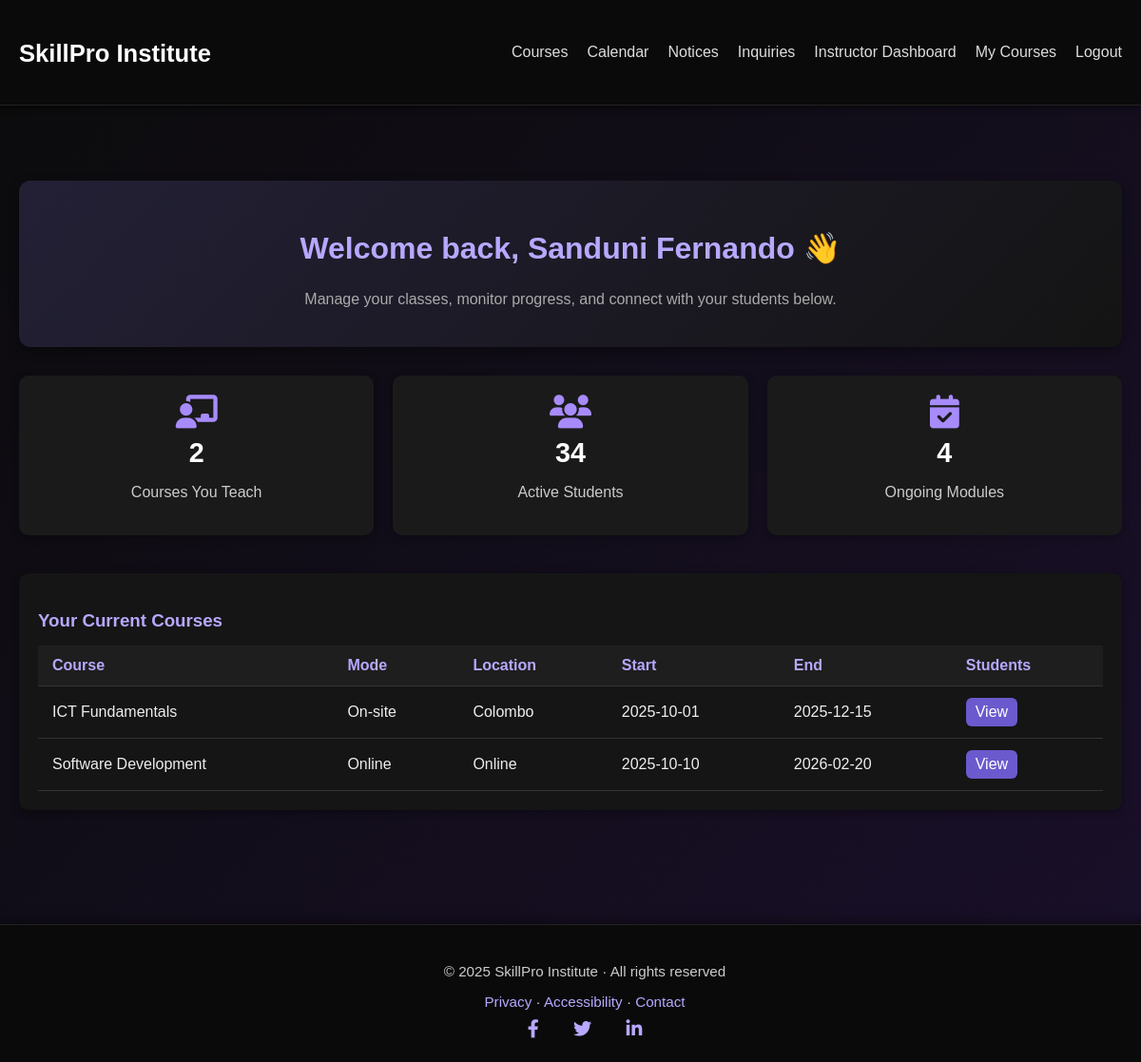
Page /instructor/dashboard.php (signed in) on the committed database.
### tables this page shows
CREATE TABLE course_offerings (
  id INT AUTO_INCREMENT PRIMARY KEY,
  course_id INT,
  instructor_id INT,
  mode ENUM('Online','On-site'),
  location VARCHAR(120),
  start_date DATE,
  end_date DATE,
  FOREIGN KEY (course_id) REFERENCES courses(id) ON DELETE CASCADE,
  FOREIGN KEY (instructor_id) REFERENCES users(id) ON DELETE SET NULL
);

CREATE TABLE courses (
  id INT AUTO_INCREMENT PRIMARY KEY,
  title VARCHAR(160),
  category VARCHAR(100),
  description TEXT,
  fee DECIMAL(10,2) DEFAULT 0
);

### instructor/dashboard.php (the view, shortened to what this page needs)
<?php
require __DIR__ . '/../config/db.php';
require __DIR__ . '/../partials/header.php';
$instructor_id = $_SESSION['user_id'];
$stmt = $pdo->prepare("
  SELECT o.id, c.title, o.mode, o.location, o.start_date, o.end_date
  FROM course_offerings o
  JOIN courses c ON o.course_id = c.id
  WHERE o.instructor_id = ?
");
$stmt->execute([$instructor_id]);
$myCourses = $stmt->fetchAll(PDO::FETCH_ASSOC);
?>
<link rel="stylesheet" href="/skill_pro_v2/assets/css/instructor.css">
<div class="instructor-dashboard">
  <div class="welcome-box">
    <h2>Welcome back, <?= htmlspecialchars($_SESSION['name']) ?> 👋</h2>
    <p>Manage your classes, monitor progress, and connect with your students below.</p>
  </div>
  <div class="stats-grid">
    <div class="stat-card">
      <i class="fa-solid fa-chalkboard-user"></i>
      <h3><?= count($myCourses) ?></h3>
      <p>Courses You Teach</p>
    </div>
    <div class="stat-card">
      <i class="fa-solid fa-users"></i>
      <h3><?= rand(15,40) ?></h3>
      <p>Active Students</p>
    </div>
    <div class="stat-card">
      <i class="fa-solid fa-calendar-check"></i>
      <h3><?= rand(2,6) ?></h3>
      <p>Ongoing Modules</p>
    </div>
  </div>
  <div class="table-section">
    <h3>Your Current Courses</h3>
    <?php if ($myCourses): ?>
      <table>
        <tr>
          <th>Course</th>
          <th>Mode</th>
          <th>Location</th>
          <th>Start</th>
          <th>End</th>
          <th>Students</th>
        </tr>
        <?php foreach($myCourses as $c): ?>
          <tr>
            <td><?= htmlspecialchars($c['title']) ?></td>
            <td><?= $c['mode'] ?></td>
            <td><?= $c['location'] ?></td>
            <td><?= $c['start_date'] ?></td>
            <td><?= $c['end_date'] ?></td>
            <td><a href="#" class="view-btn" onclick="showStudents(<?= $c['id'] ?>)">View</a></td>
          </tr>
        <?php endforeach; ?>
      </table>
    <?php else: ?>
      <p>No assigned courses yet.</p>
    <?php endif; ?>
  </div>
</div>
<?php require __DIR__ . '/../partials/footer.php'; ?>

### assets/css/theme.css (style rules this page uses)
html, body { background-color: #0a0a0a !important; color: #f0f0f0; font-family: "Poppins", Arial, sans-serif; margin: 0; padding: 0; min-height: 100vh; }
h1, h2, h3, h4 { color: #fff; }
a { color: #4e9eff; text-decoration: none; transition: color 0.3s ease, text-shadow 0.3s ease; }
:root { --header-h: 78px; }
body { padding-top: var(--header-h); }

### assets/css/instructor.css (style rules this page uses)
body { background: linear-gradient(135deg, #0b0b0b, #1a102b); color: #eee; font-family: "Poppins", sans-serif; margin: 0; padding: 0; }
.instructor-dashboard { max-width: 1200px; margin: 100px auto; padding: 20px; }
.welcome-box { background: linear-gradient(135deg, #232036, #141414); padding: 25px; border-radius: 12px; box-shadow: 0 4px 12px rgba(0,0,0,0.4); text-align: center; margin-bottom: 30px; }
.welcome-box h2 { color: #b8a8ff; font-size: 2rem; }
.welcome-box p { color: #aaa; margin-top: 8px; }
.stats-grid { display: grid; grid-template-columns: repeat(auto-fit, minmax(240px, 1fr)); gap: 20px; margin-bottom: 40px; }
.stat-card { background: #1a1a1a; border-radius: 10px; padding: 20px; text-align: center; box-shadow: 0 2px 8px rgba(0,0,0,0.3); transition: transform 0.3s ease; }
.stat-card i { font-size: 2.2rem; color: #a78bfa; }
.stat-card h3 { font-size: 1.8rem; color: #fff; margin: 10px 0 5px; }
.stat-card p { color: #ccc; }
.table-section { background: #151515; border-radius: 10px; padding: 20px; box-shadow: 0 2px 8px rgba(0,0,0,0.4); }
.table-section h3 { color: #b8a8ff; margin-bottom: 15px; }
.table-section table { width: 100%; border-collapse: collapse; color: #eee; }
.table-section th, .table-section td { padding: 12px 15px; border-bottom: 1px solid #333; }
.table-section th { background: #1e1e1e; color: #b8a8ff; text-align: left; }
.view-btn { display: inline-block; padding: 6px 10px; color: #fff; background: #6a5acd; border-radius: 6px; text-decoration: none; transition: all 0.3s ease; }

### rows in the picture
course_offerings: course.title "ICT Fundamentals", mode "On-site", location "Colombo", start_date "2025-10-01", end_date "2025-12-15"
course_offerings: course.title "Software Development", mode "Online", location "Online", start_date "2025-10-10", end_date "2026-02-20"

### other values in the picture
$_SESSION['name'] "Sanduni Fernando"
count($myCourses) "2"
